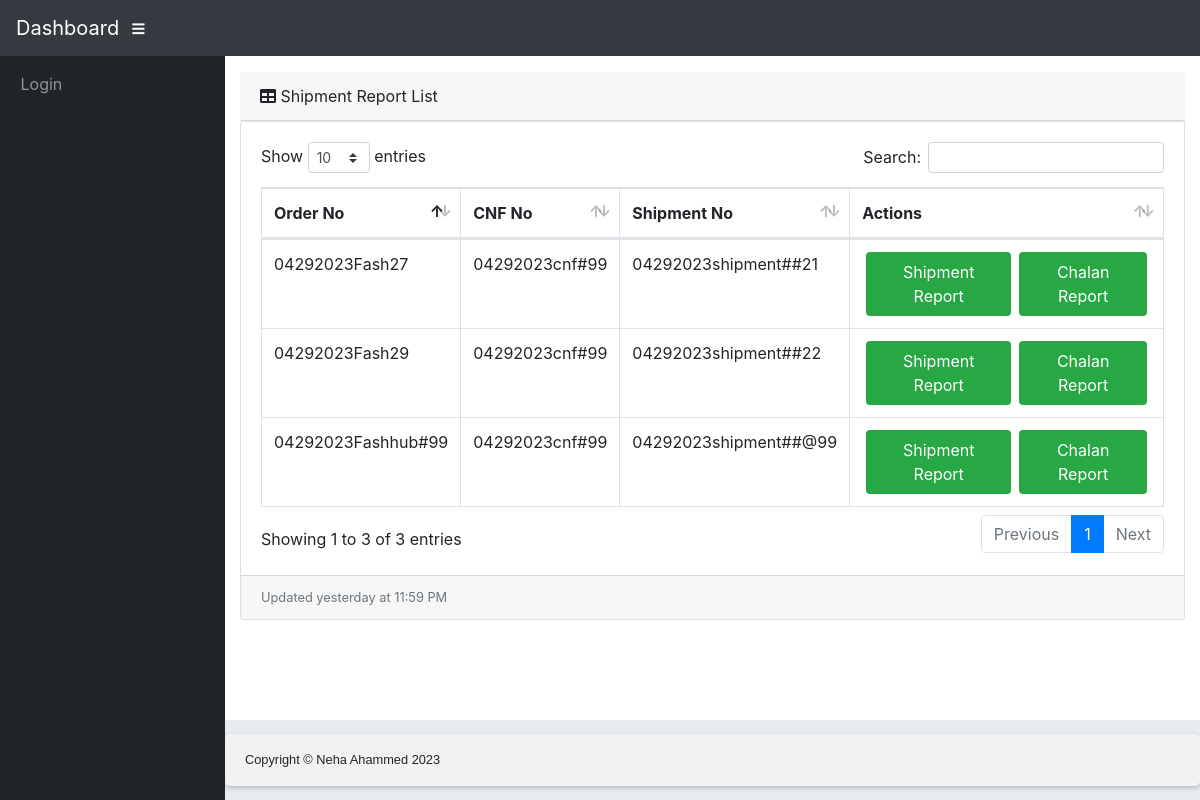
The page /shipment/report/ on the database its author committed.
### shipment_tracking/models.py (models this page shows, shortened)
class ShipmentTracking(models.Model):
    order_no = models.CharField(_("Order No"), max_length=50, null=True, default=None)
    cnf_no = models.CharField(_("CNF No"), max_length=50,null=True, default=None)
    shipment_no = models.CharField(_("Shipment No"), max_length=50,null=True, default=None)
    order_received = models.BooleanField(_("Order Received"), default=True)
    order_received_date = models.DateTimeField(null=True, default=None)
    ready = models.BooleanField(_("Ready"), default=False)
    order_ready_date = models.DateTimeField(null=True, default=None)
    carton_description = models.CharField(_("Carton Description"), max_length=255)
    shipped = models.BooleanField(_("Shipped"), default=False)
    order_shipped_date = models.DateTimeField(null=True, default=None)
    container_description = models.CharField(_("Container Description"), max_length=255)
    reached_overseas = models.BooleanField(_("Reached Overseas"), default=False)
    order_reached_overseas_date = models.DateTimeField(null=True, default=None)
    order_delivered = models.BooleanField(_("Order Delivered"), default=False)
    order_delivered_date = models.DateTimeField(null=True, default=None)
    buyer_unique_id = models.CharField(_("Buyer Unique ID"), max_length=50)
    payment_lc = models.BooleanField(_("Payment LC"), default=False)
    buyer_payment_unique_id = models.CharField(_("Buyer Payment Unique ID"), max_length=50, default="xxx")
    order_payment_lc_date= models.DateTimeField(null=True, default=None)

### shipment/views.py (the view)
# urls.py: path('report/', views.shipment_report_list, name='shipment_report_list'),
def shipment_report_list(request):
    shipments = ShipmentTracking.objects.all()
    return render(request, 'shipment/shipment_report_list.html', {'shipments': shipments})

### templates/shipment/shipment_report_list.html (shortened to what this page needs)
{% extends 'base.html' %}
{% block content %}
<div class="row">
  <div class="col-xl-12 col-sm-12 mb-12">
      <div class="card-header">
        <i class="fas fa-table"></i>
        Shipment Report List</div>
        <div class="card mb-3">
      <div class="card-body">
        <div class="table-responsive">
          <table class="table table-bordered" id="dataTable" width="100%" cellspacing="0">
            <thead>
              <tr>
                <th>Order No</th>
                <th>CNF No</th>
                <th>Shipment No</th>
                <th> Actions </th>
              </tr>
            </thead>
            <tbody>
              {% for shipment in shipments %}
              <tr>
                <td>{{ shipment.order_no }}</td>
                <td>{{ shipment.cnf_no }}</td>
                <td>{{ shipment.shipment_no }}</td>
                <td>
                  <div class="action-btns">
                  <a href= "{% url 'shipment_report_view' shipment.pk %}"> <button class="btn-view"  type=button>Shipment Report</button></a>
                  <a href= "{% url 'chalan_report_view' shipment.pk %}"> <button class="btn-view"  type=button>Chalan Report</button></a>
                </div>
              </td>
              </tr>
              {% empty %}
              <tr>
                <td colspan="12">No company details available.</td>
              </tr>
              {% endfor %}
            </tbody>
          </table>
        </div>
      </div>
      <div class="card-footer small text-muted">Updated yesterday at 11:59 PM</div>
    </div>
      <div class="card-body">
    </div>
  </div>
</div>
{% endblock %}

### static/css/form-css.css (style rules this page uses)
* { box-sizing: border-box; }

### rows shown on the page
ShipmentTracking: order_no "04292023Fashhub#99", cnf_no "04292023cnf#99", shipment_no "04292023shipment##@99"
ShipmentTracking: order_no "04292023Fash27", cnf_no "04292023cnf#99", shipment_no "04292023shipment##21"
ShipmentTracking: order_no "04292023Fash29", cnf_no "04292023cnf#99", shipment_no "04292023shipment##22"
